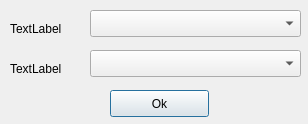
<?xml version="1.0" encoding="UTF-8"?>
<ui version="4.0">
 <class>Dialog</class>
 <widget class="QDialog" name="Dialog">
  <property name="geometry">
   <rect>
    <x>0</x>
    <y>0</y>
    <width>308</width>
    <height>124</height>
   </rect>
  </property>
  <property name="windowTitle">
   <string>Dialog</string>
  </property>
  <widget class="QLabel" name="labelDev1">
   <property name="geometry">
    <rect>
     <x>10</x>
     <y>20</y>
     <width>67</width>
     <height>17</height>
    </rect>
   </property>
   <property name="text">
    <string>TextLabel</string>
   </property>
  </widget>
  <widget class="QLabel" name="labelDev2">
   <property name="geometry">
    <rect>
     <x>10</x>
     <y>60</y>
     <width>67</width>
     <height>17</height>
    </rect>
   </property>
   <property name="text">
    <string>TextLabel</string>
   </property>
  </widget>
  <widget class="QPushButton" name="btn">
   <property name="geometry">
    <rect>
     <x>110</x>
     <y>90</y>
     <width>99</width>
     <height>27</height>
    </rect>
   </property>
   <property name="text">
    <string>Ok</string>
   </property>
  </widget>
  <widget class="QComboBox" name="cmbDev1">
   <property name="geometry">
    <rect>
     <x>90</x>
     <y>10</y>
     <width>211</width>
     <height>27</height>
    </rect>
   </property>
  </widget>
  <widget class="QComboBox" name="cmbDev2">
   <property name="geometry">
    <rect>
     <x>90</x>
     <y>50</y>
     <width>211</width>
     <height>27</height>
    </rect>
   </property>
  </widget>
 </widget>
 <resources/>
 <connections/>
</ui>
